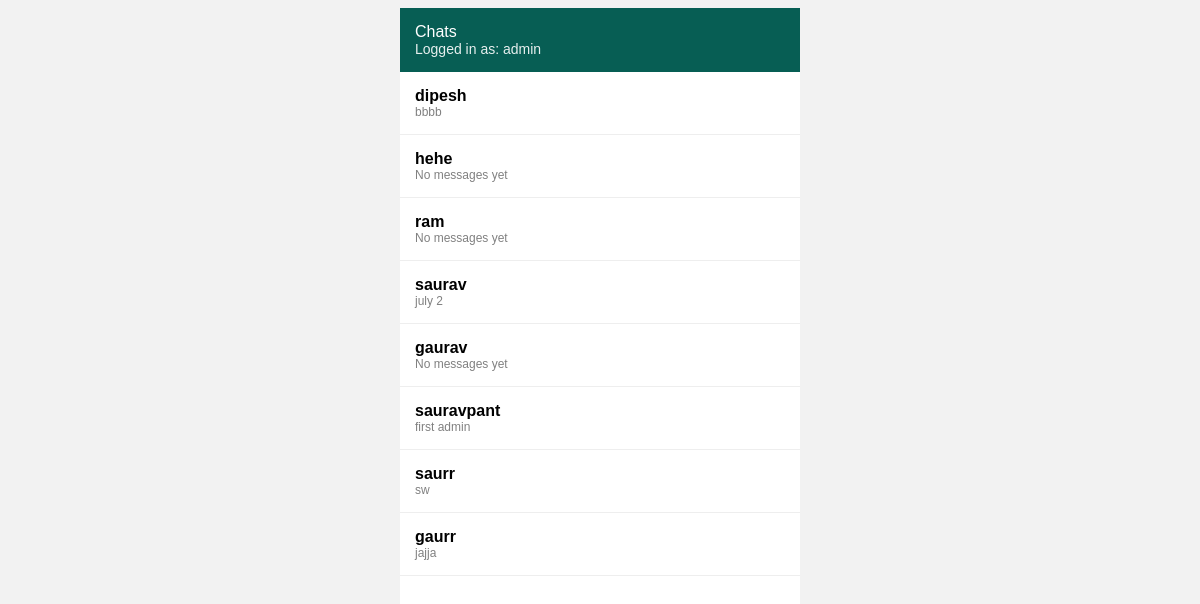
Before: /friends/ (signed in) with the older database file.
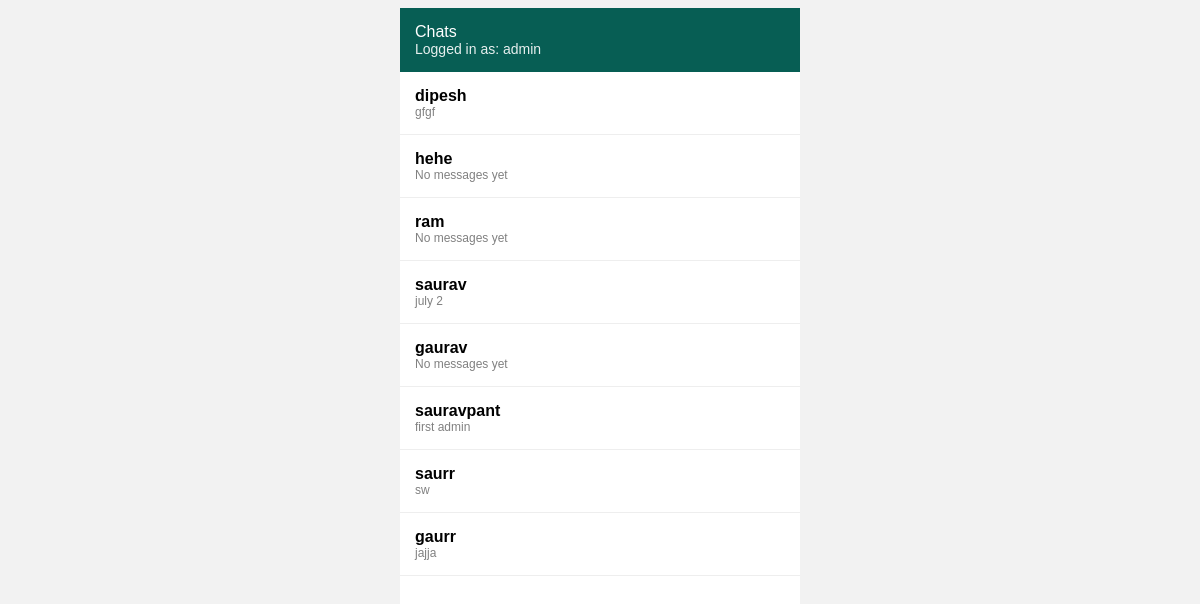
After: the same page with the newer database file.
### chat/models.py (models this page shows, shortened)
class Message(models.Model):
    conversation = models.ForeignKey(
        Conversation,
        on_delete=models.CASCADE,
        related_name="messages"
    )
    sender = models.ForeignKey(
        User,
        on_delete=models.CASCADE
    )
    content = models.TextField()
    timestamp = models.DateTimeField(auto_now_add=True)

### friends/views.py (the view)
# urls.py: path("", chat_list, name="chat-list"),
@login_required
def chat_list(request):
    conversations = Conversation.objects.filter(participants=request.user).order_by("-created_at")
    return render(request, "friends/chat_list.html", {
        "conversations": conversations,
        "current_user" : request.user
    })

### friends/templates/friends/chat_list.html (shortened to what this page needs)
<!DOCTYPE html>
<html>
<head>
</head>
<body>
<div class="app">
    <div class="header">
        Chats
        <div class="me">
            Logged in as: {{ current_user.username }}
        </div>
    </div>
    <div>
        {% for convo in conversations %}
            {% for user in convo.participants.all %}
                {% if user != current_user %}
                    <a class="chat" href="{% url 'chat-room' convo.id %}">
                        <div class="username">
                            {{ user.username }}
                        </div>
                        <div class="last">
                            {% with last=convo.messages.last %}
                                {% if last %}
                                    {{ last.content }}
                                {% else %}
                                    No messages yet
                                {% endif %}
                            {% endwith %}
                        </div>
                    </a>
                {% endif %}
            {% endfor %}
        {% empty %}
            <p style="padding:15px;">No chats yet</p>
        {% endfor %}
    </div>
</div>
</body>
</html>

Changed rows visible on the page:
no longer on this page (row unchanged): Message: content "bbbb"
added Message: content "gfgf"
